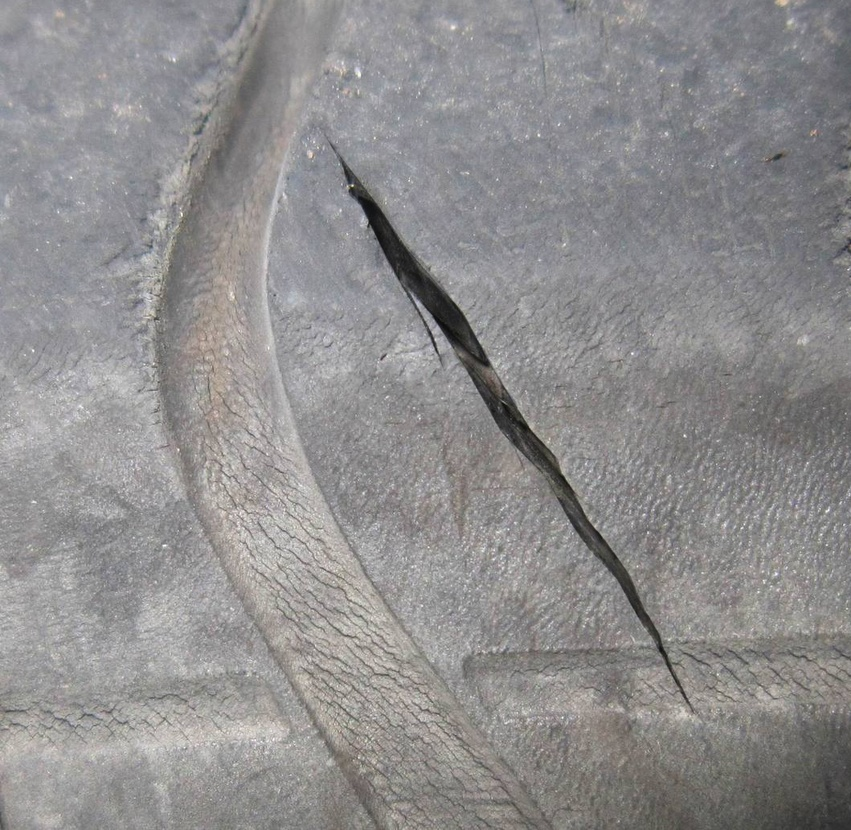
%> input picture Tire_tread_defect_detection1/code6/image1/1.jpg, 851 x 830 px, shrunk from 1059 x 1033 before the run, given in place of 1.png, which was not available
$ octave Untitled2.m   (GNU Octave 9; MATLAB toolbox functions it lacks are replaced by stand-ins)
%> lines starting %> are read from the running program, lines starting %| are printed output that depends on the picture; pictures that were not available may be replaced by others from this repository, and a replacement may not be noted
% clear all;
close all;
clc;

I_origin2 = imread('D:\Tire_Test\image6\1.png');
%> I_origin2 is the input picture: size 830x851x3 uint8; mean R, G, B 143.1, 141.7, 142.1
I_gray = rgb2gray(I_origin2);
Edge_gray = edge(I_gray, 'log');
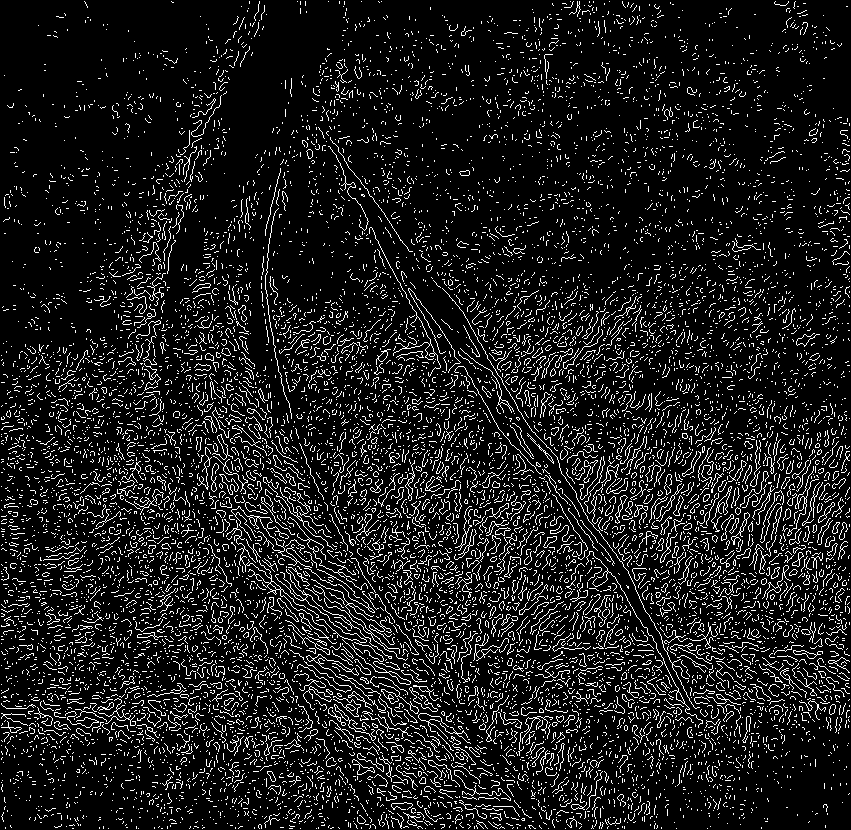
%> Edge_gray: size 830x851 logical; 10.7% white in thin lines or dots
subplot(4,5,1);imshow(Edge_gray),title('Edge_gray');

Instance_R = I_origin2(:, :, 1);
Instance_G = I_origin2(:, :, 2);
Instance_B = I_origin2(:, :, 3);
Edge_R = edge(Instance_R, 'log');
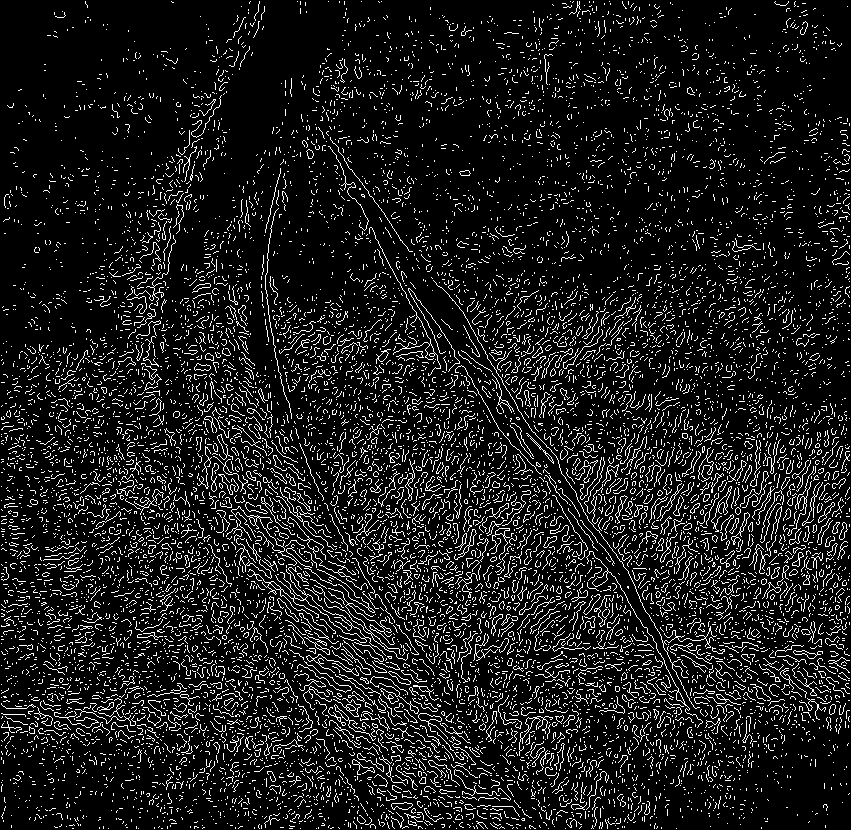
%> Edge_R: size 830x851 logical; 10.7% white in thin lines or dots
Edge_G = edge(Instance_G, 'log');
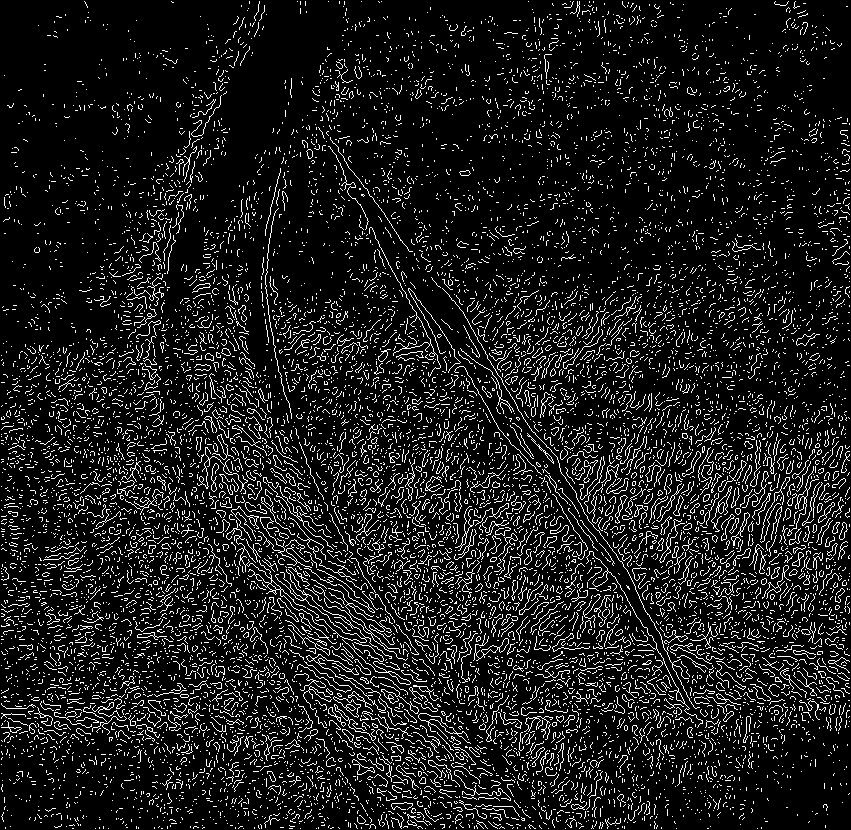
%> Edge_G: size 830x851 logical; 10.7% white in thin lines or dots
Edge_B = edge(Instance_B, 'log');
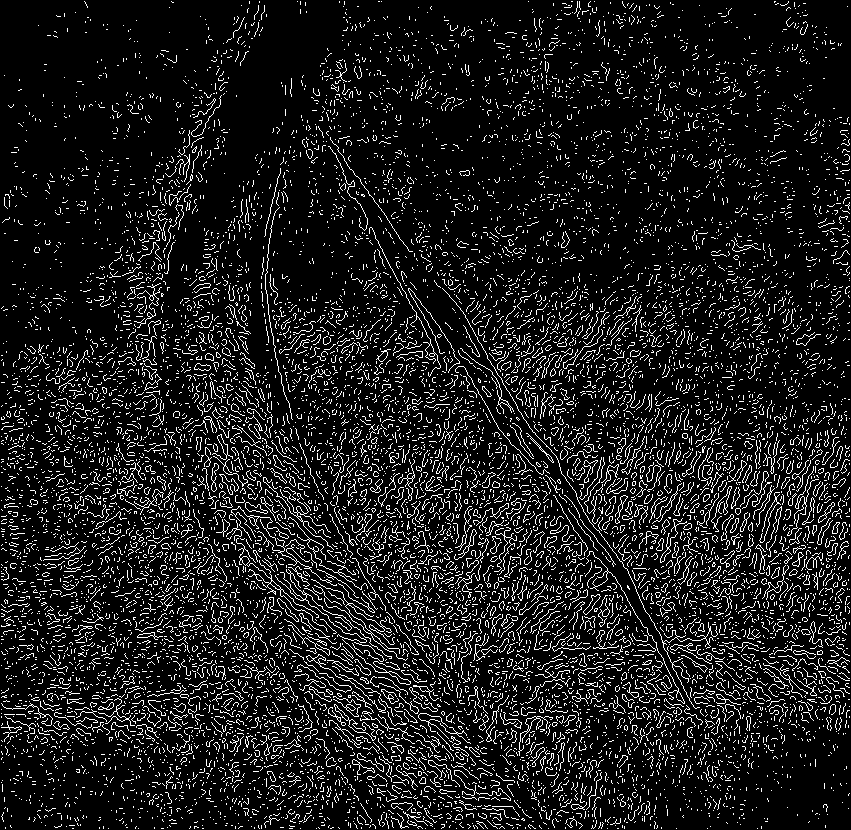
%> Edge_B: size 830x851 logical; 10.8% white in thin lines or dots
subplot(4,5,2);imshow(Edge_gray),title('Edge_R');
subplot(4,5,3);imshow(Edge_gray),title('Edge_G');
subplot(4,5,4);imshow(Edge_gray),title('Edge_B');

rgb = im2uint8(cat(3, Edge_R, Edge_G, Edge_B));
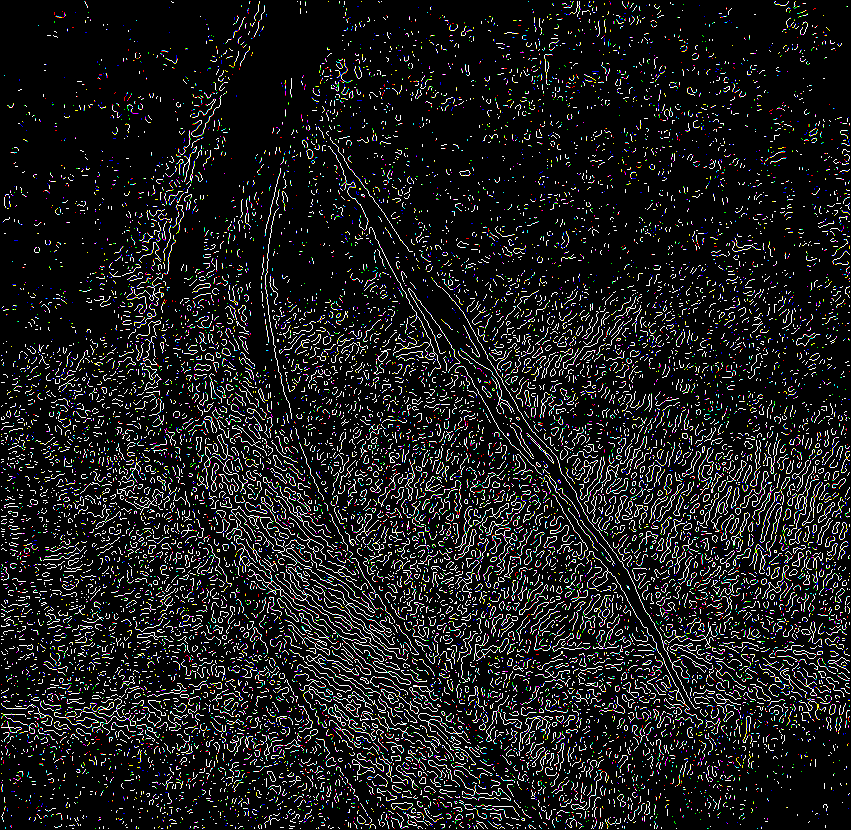
%> rgb: size 830x851x3 uint8; mean R, G, B 27.2, 27.4, 27.5
subplot(4,5,5);imshow(rgb),title('rgb');
I_RGB = rgb2gray(rgb);
subplot(4,5,6);imshow(I_RGB),title('I_RGB');

$ run again, with Tire_tread_defect_detection1/code6/image1/2.jpg copied over Tire_tread_defect_detection1/code6/image1/1.jpg
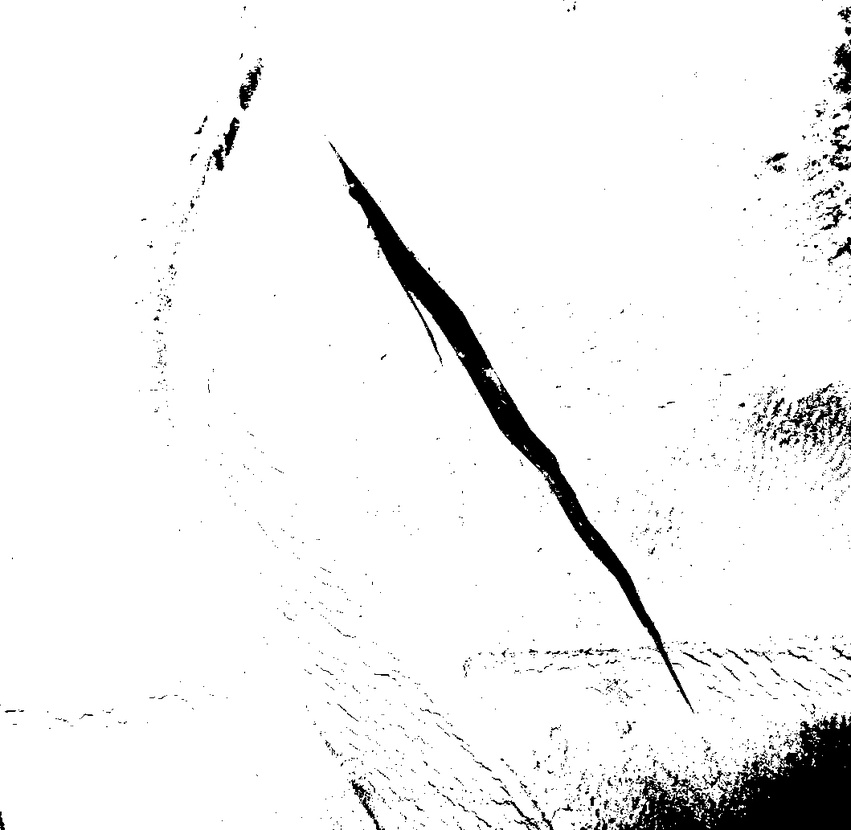
%> input picture Tire_tread_defect_detection1/code6/image1/2.jpg, 851 x 830 px, shrunk from 1059 x 1033 before the run, given in place of 1.png, which was not available
%> I_origin2 is the input picture: size 830x851x3 uint8; min 0, max 255, mean 242
%> `Edge_gray = edge(I_gray, 'log');`:
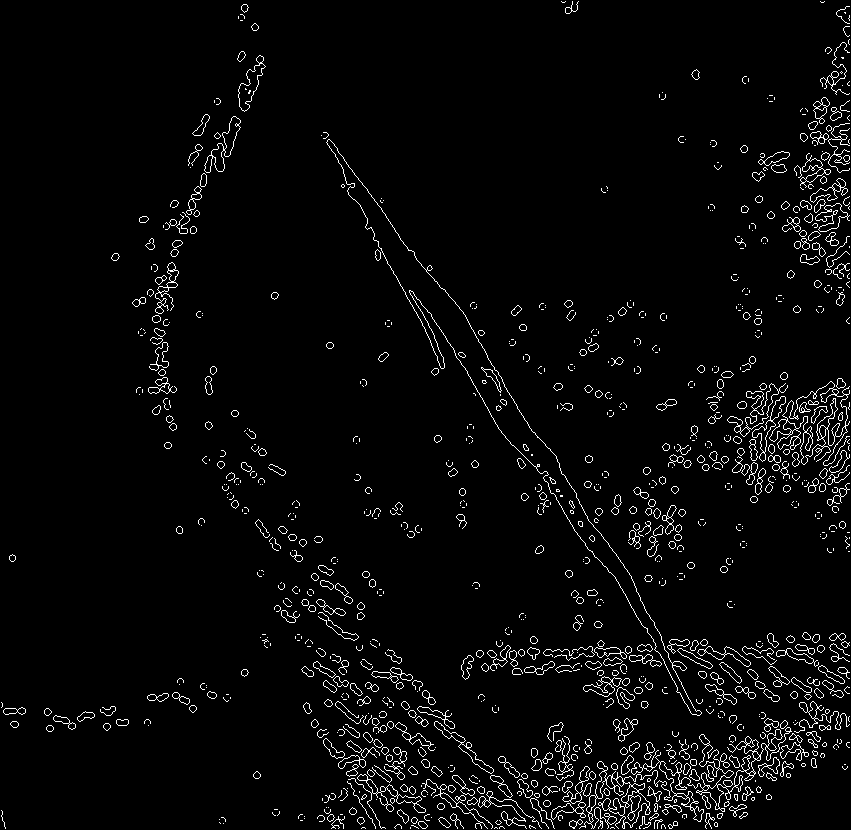
%> Edge_gray: size 830x851 logical; 3.4% white in thin lines or dots
%> rgb: size 830x851x3 uint8; 3.4% white in thin lines or dots
%> I_RGB: size 830x851 uint8; 3.4% white in thin lines or dots
